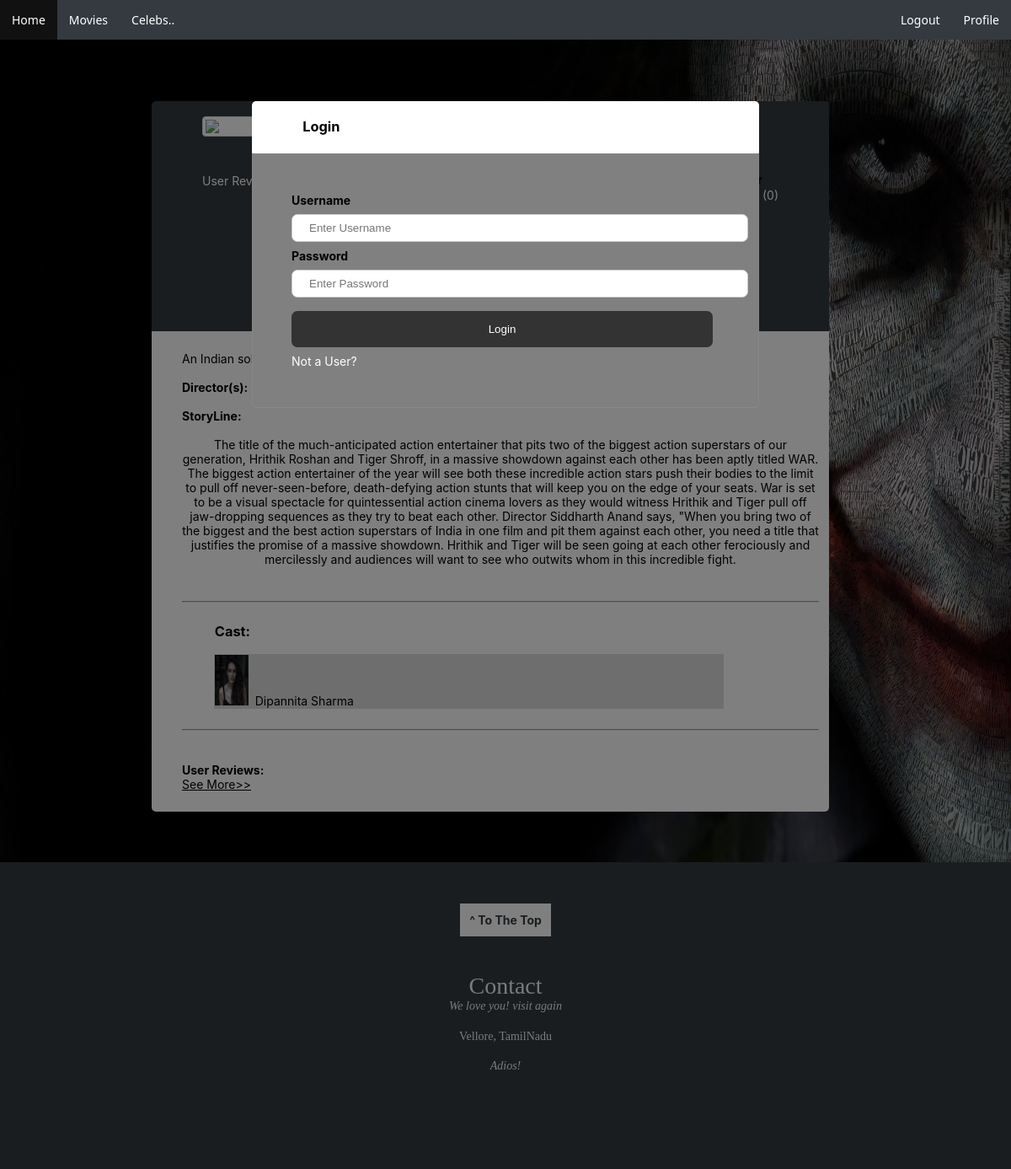
/movieDb/movieP.php?mid=4, run on the app's committed database.
### tables this page shows
CREATE TABLE `movies` (
  `m_id` int(255) NOT NULL,
  `name` varchar(50) NOT NULL,
  `release_date` date NOT NULL,
  `duration` varchar(200) NOT NULL,
  `languages` varchar(200) NOT NULL,
  `description` text NOT NULL,
  `img_loc` varchar(30) NOT NULL,
  `storyline` varchar(1000) NOT NULL,
  `content_rating` float NOT NULL
);

CREATE TABLE `artist` (
  `a_id` int(11) NOT NULL,
  `aname` varchar(255) NOT NULL,
  `dob` date NOT NULL,
  `place` varchar(255) NOT NULL,
  `img_loc` varchar(255) NOT NULL,
  `bio` varchar(10000) NOT NULL
);

### movieDb/movieP.php (the view, shortened to what this page needs)
<!DOCTYPE html>
<html>
    <head>
        <link rel="stylesheet" type="text/css" href="nav.css">
        <link rel="stylesheet" type="text/css" href="loginform.css">
        <link rel="stylesheet" type="text/css" href="thumbs.css">
        <link rel="stylesheet" href="https://cdnjs.cloudflare.com/ajax/libs/font-awesome/4.7.0/css/font-awesome.min.css">
    </head>
    <body style="margin:0;background-image: url('<?php
         echo "bg.jpg";
        ?>');background-size: 100% 100%; background-attachment: fixed;font-size:14px;font-family: -apple-system,BlinkMacSystemFont,Segoe UI,Roboto,Helvetica Neue,Arial,sans-serif,Apple Color Emoji,Segoe UI Emoji,Segoe UI Symbol;font-weight: 400;">
        <?php
            if(!(isset($_SESSION['loggedin']) && $_SESSION['loggedin']==true))
            {
                include('loginForm1.php');
            }
        ?>
        <ul id="l01" style="z-index:1;position:fixed;top:0;width:100%;">
            <li class="li01"><a href=<?php
                if(isset($_SESSION['loggedin'])&&$_SESSION['loggedin']==true)
                echo "Login.php";
                else
                echo "Home.php";
            ?>>Home</a></li>
            <li class="li01"><a href="movies.php">Movies</a></li>
            <li class="li01"><a href="artist.php">Celebs..</a></li>
            <li class="li01" style="float:right"><a href="profile.php">Profile</a></li>
            <li class="li01" style="float:right"><a href="logout.php">Logout</a></li>
        </ul>
        <?php
            include('signUpForm.php');
        ?>
        <div  style="background-color: #343a40;color:white;padding:0.3% 5% 13% 5%; margin:10% 18% 0% 15%; border-radius:5px 5px 0 0">
            <div>
                <p>
                    <?php
                        if(isset($_GET["mid"]))
                        {
                            $con=mysqli_connect("localhost","root","","mydb");
                            if(mysqli_connect_errno())
                        {
                            die("could not connect".mysqli_connect_error());
                        }
                        else
                        {
                            $movies=mysqli_query($con,"select * from movies where m_id=".$_GET["mid"].";");
                            $movie=mysqli_fetch_array($movies,MYSQLI_ASSOC);
                            if(mysqli_affected_rows($con)>0)
                            {
                                $mid=$movie['m_id'];
                                $name=$movie['name'];
                                $des=$movie['description'];
                            }
                        }
                    }
                    ?>
                    <form method="post" action="">
                        <span>
                            <span style="font-size:200%"><b><?php echo $name;?></b></span>
                            <br>
                                <br><br>
                            <a href="ureviews.php?mid=<?php echo $mid;?>" class="an" style="color:white;text-decoration:none">User Reviews |</a>
                        </span>
                        <span style="float:right"><br>
                            <?php
                                $cnt=mysqli_query($con,"select count(*) as cnt from rnr where m_id=".$mid.";");
                                if(mysqli_affected_rows($con)>0)
                                {
                                    $cnt=mysqli_fetch_array($cnt,MYSQLI_ASSOC);
                                    echo "(".$cnt['cnt'].")";
                                }
                            ?>
                        </span>
                        <div style="float:right">
                            <input type="submit" name="submit" value="rate"><span style="font-size:200%"><span style="border-left:1px solid white;margin:3px"></span></span>
                        </div>
                    </form>
                </p>
            </div>
        </div>
        <div style="background-color:white;padding:2% 1% 2% 3%; margin:0% 18% 3% 15%; border-radius:0 0 5px 5px">
            <div style="font-size:14px ">
                <?php
                    echo $des;
                    echo "<div><br><b>Director(s):</b>";
                    echo "<br><br><b><span style=\"text-align:center;\">StoryLine:</span></b>";
                    $story=mysqli_query($con,"select storyline from movies where m_id=".$mid.";");
                    echo "<div style=\"text-align:center\">";
                    if(mysqli_affected_rows($con)>0)
                    {
                        $storyline=mysqli_fetch_array($story,MYSQLI_ASSOC);
                        echo "<br>".$storyline['storyline'];
                    }
                    echo "</div>";
                ?>
                </div>
            </div>
            <br><br>
            <div>
                <hr>
                <table>
                <tr><td>
                <h3>Cast:</h3>
                </td></tr>
                    <?php
                        $cast=mysqli_query($con,"select a_id from cast where m_id=".$mid." and (role='Actor' or role='Actress');");
                        if(mysqli_affected_rows($con)>0)
                        {
                            while($casti=mysqli_fetch_array($cast,MYSQLI_ASSOC))
                            {
                                $artist=mysqli_query($con,"select * from artist where a_id=".$casti['a_id'].";");
                                    while($actor=mysqli_fetch_array($artist,MYSQLI_ASSOC))
                                    {
                                        echo "<td><img width='40px' height='60px' src=".$actor['img_loc'].">&nbsp;
                                        <a href='artistP.php?aid=".$actor['a_id']."' style=\"color:black;text-decoration:none\">".$actor['aname']."</a></td>";
                                    }
                            }
                        }
                    ?>
                </table>
            </div>
            <br>
            <hr>
            <div style="margin-top:5%">
            <b>User Reviews:</b>
            </div>
            <a href="ureviews.php?mid=<?php echo $mid;?>" style="color:black">See More>></a>
        </div>
        <?php include('footer.php');?>
    </body>
</html>

### movieDb/nav.css (style rules this page uses)
#l01 { list-style-type: none; margin: 0; padding: 0; overflow: hidden; background-color: #343a40; }
.li01 { float: left; }
.li01 a { display: block; color: white; text-align: center; padding: 14px; text-decoration: none; font-family:'Segoe UI', Tahoma, Geneva, Verdana, sans-serif; }

### movieDb/movieP.php (style rules this page uses)
table { border-collapse: collapse; width: 80%; margin-left:5%; }
td, th { text-align: left; }

### data on the page
movies: description "An Indian…", storyline "The title of the much-anticipated action entertainer that pits two of the biggest action superstars of our generation, Hrithik Roshan and Tiger Shroff, in a massive showdown against each other has been aptly titled WAR. The biggest action entertainer of the year will see both these incredible action stars push their bodies to the limit to pull off never-seen-before, death-defying action stunts that will keep you on the edge of your seats. War is set to be a visual spectacle for quintessential action cinema lovers as they would witness Hrithik and Tiger pull off jaw-dropping sequences as they try to beat each other. Director Siddharth Anand says, \"When you bring two of the biggest and the…"
artist: img_loc (picture), aname "Dipannita Sharma"

### other printed values
$cnt['cnt'] "0"
